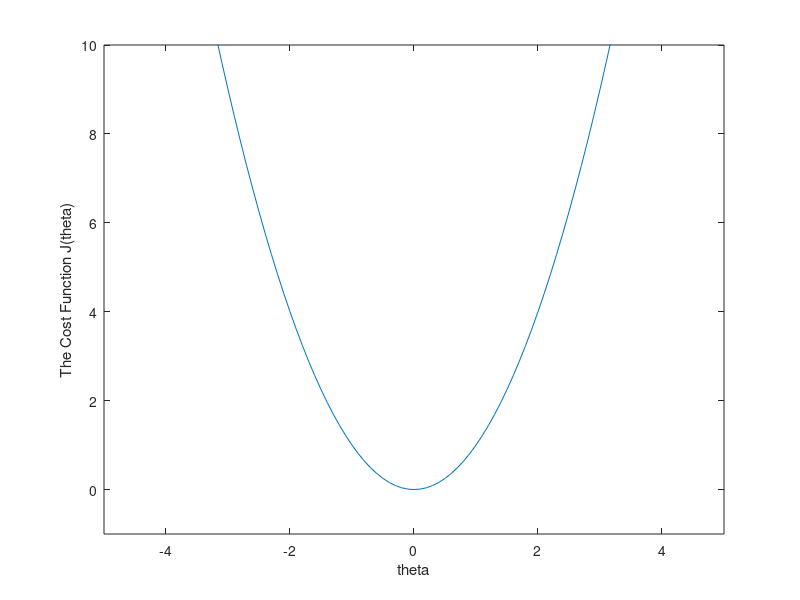

This figure's MATLAB source:
x= -10:0.1:10;
y = x.^2;


plot(x,y);
ylim([-1 10]);
xlim([-5 5]);
xlabel('theta')
ylabel('The Cost Function J(theta)')